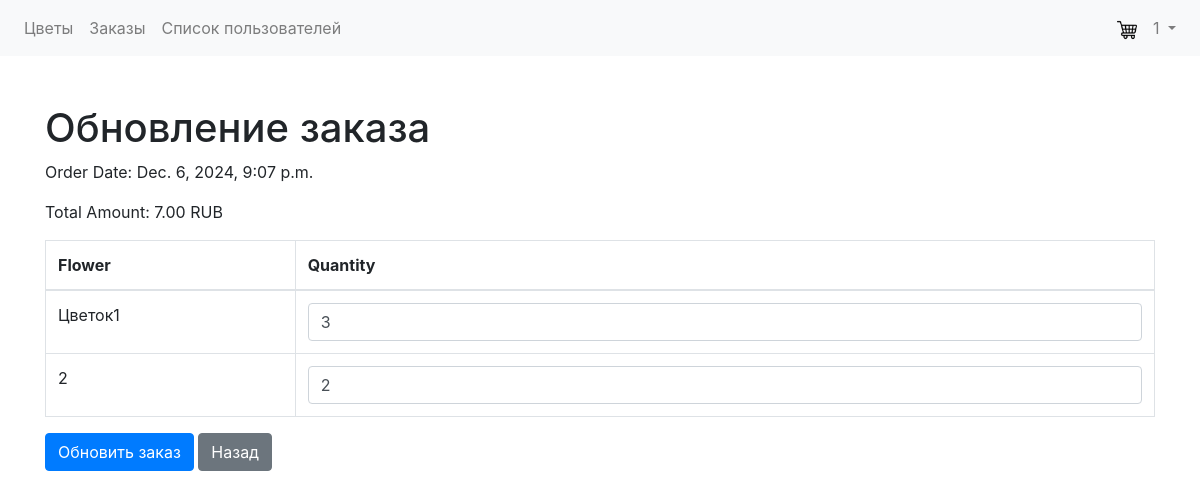
Page /orders/3/update/ (signed in) on the earlier database version.
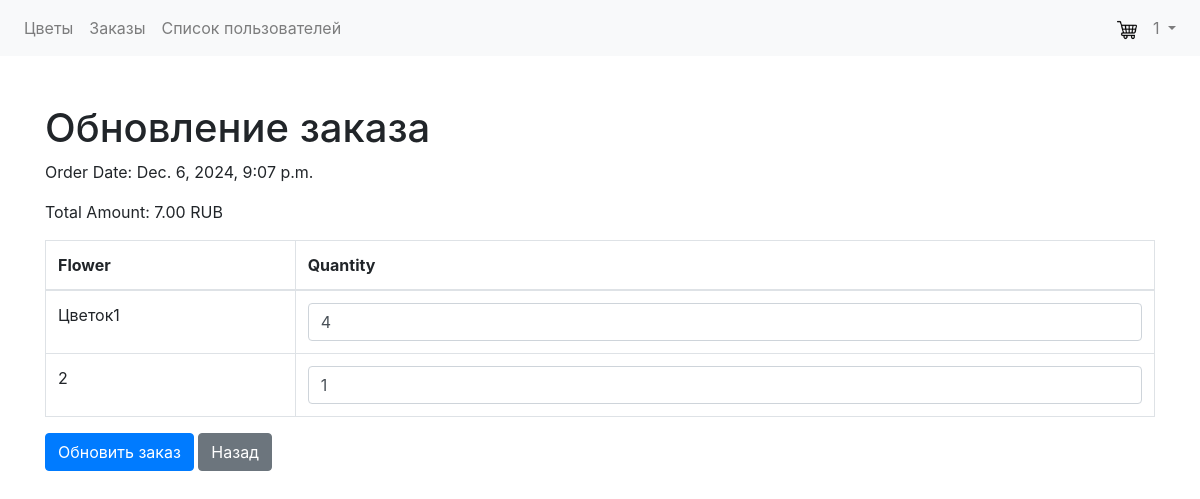
Same page on the later database version.
### orders/models.py (models this page shows)
class OrderItem(models.Model):
    order = models.ForeignKey('orders.Order', on_delete=models.CASCADE)
    flower = models.ForeignKey('flowers.Flower', on_delete=models.CASCADE)
    quantity = models.IntegerField()

### flowers/models.py (models this page shows)
class Flower(models.Model):
    name = models.CharField(max_length=100)
    description = models.TextField()
    price = models.DecimalField(max_digits=6, decimal_places=2, blank=True, null=True)
    image = models.ImageField(upload_to='flowers/', blank=True, null=True)
    stock = models.DecimalField(max_digits=6, decimal_places=0, blank=True, null=True, default=0)# Requires Pillow library

### orders/views.py (the view, shortened to what this page needs)
# urls.py: path('<int:order_id>/update/', login_required(views.order_update), name='order_update'), #Update Order
@login_required
def order_update(request, order_id):
    try:
        order = get_object_or_404(Order, pk=order_id)
        order_items = get_order_items(request, order_id)
        return render(request, 'orders/order_update.html', {'order': order, 'order_items': order_items})
    except Order.DoesNotExist:
        messages.error(request, "Order not found.")
        return redirect('flowers:flower_list')
    except Exception as e:
        messages.error(request, f"An error occurred: {e}")
        return redirect('flowers:flower_list')

### orders/views.py (called while the page is built)
def get_order_items(request, order_id):
    try:
        order = get_object_or_404(Order, pk=order_id)
        if order.user.id != request.user.id and not(request.user.is_staff or request.user.is_superuser):  # Example: Assuming you have a request.user
            raise PermissionDenied("You do not have permission to view this order.")
        order_items = order.orderitem_set.all()
        return order_items
    except Order.DoesNotExist:
        return None # or raise an exception, depending on desired behavior
    except PermissionDenied as e:
        raise e #Re-raise the exception

### Templates/orders/order_update.html (shortened to what this page needs)
{% extends 'base.html' %}
{% block content %}
    <h1>Обновление заказа</h1>
    {% if order %}
        <form method="post" action="{% url 'orders:order_update' order.id %}">
            <div>
                <p>Order Date: {{ order.order_date }}</p>
                <p>Total Amount: {{ order.total_amount }} RUB</p>
                <table class="table table-bordered">
                    <thead>
                        <tr>
                            <th>Flower</th>
                            <th>Quantity</th>
                        </tr>
                    </thead>
                    <tbody>
                        {% for order_item in order_items.all %}
                            <tr>
                                <td>{{ order_item.flower.name }}</td>
                                <td>
                                    <input type="number" name="quantity_{{ order_item.id }}" class="form-control quantity-input" value="{{ order_item.quantity }}" min="0">
                                </td>
                            </tr>
                        {% endfor %}
                    </tbody>
                </table>
                <button type="submit" class="btn btn-primary">Обновить заказ</button>
                <button type="button" class="btn btn-secondary" onclick="history.back()">Назад</button>
            </div>
        </form>
    {% else %}
        <p>Order not found.</p>
    {% endif %}
{% endblock %}

Differences in the rows shown:
changed OrderItem "Цветок1": id "3" → "4"
changed OrderItem (number 2 of 2 on the later page): quantity "2" → "1"
